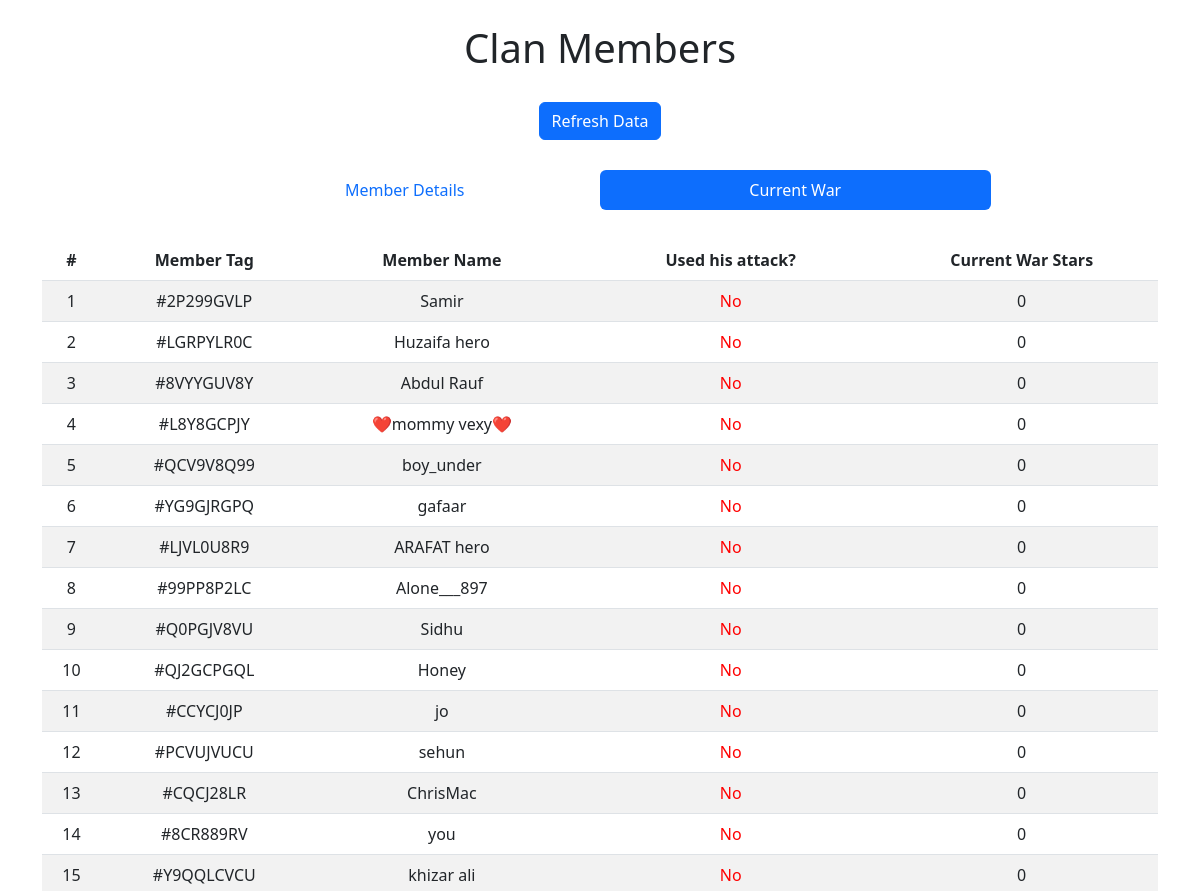
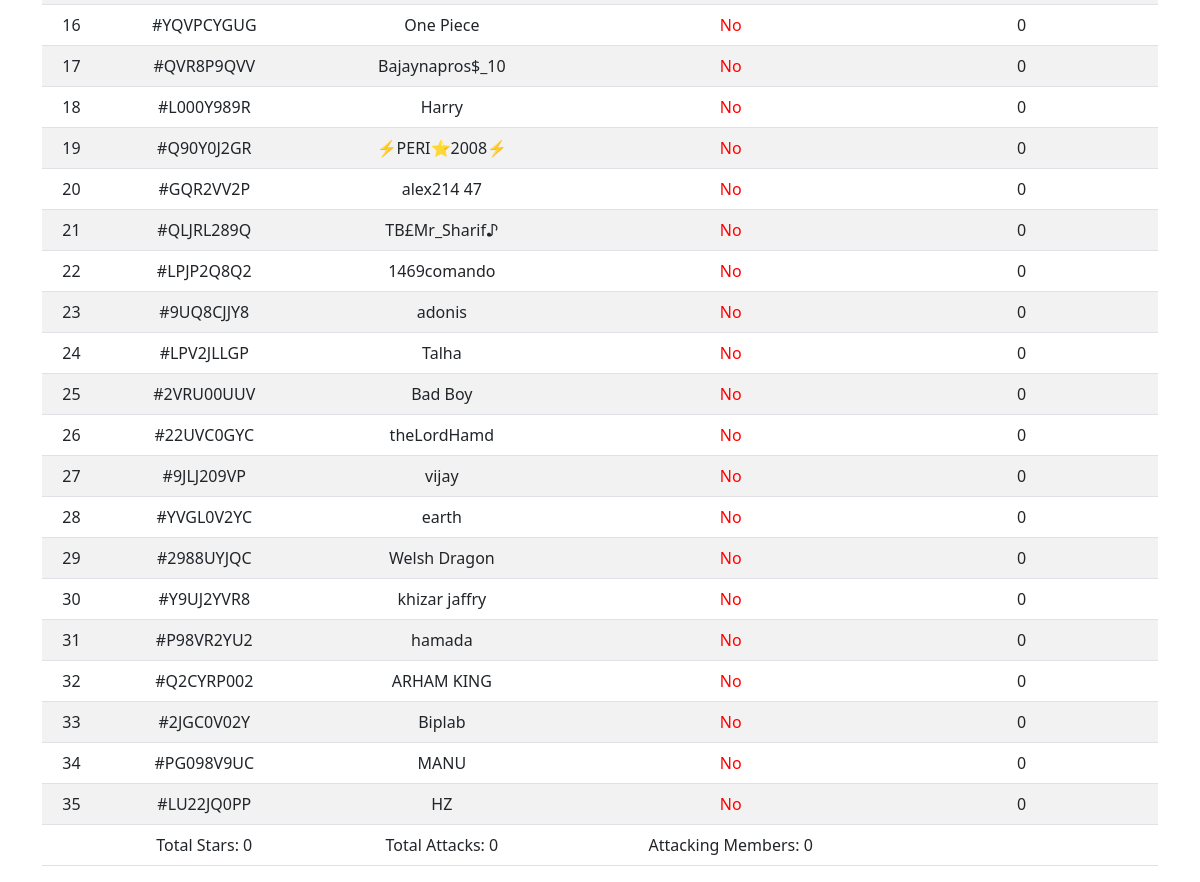
/clan/current_war_details/, run on the app's committed database (2 pictures, top to bottom).
### clan/models.py (models this page shows)
class ClanMembers(models.Model):
    member_tag = models.CharField(max_length=50)
    member_name = models.CharField(max_length=50)
    trophies = models.IntegerField()
    tracked_stars = models.IntegerField(default=0)
    attacked_in_current_war = models.BooleanField(default=False)
    stars_in_current_war = models.IntegerField(default=0)
    participating_in_current_war = models.BooleanField(default=False)

### clan/views.py (the view)
# urls.py: path('current_war_details/', views.current_war, name='current_war_details'),
def current_war(request):
    members = ClanMembers.objects.filter(participating_in_current_war=True)
    total_attacks = 0
    total_stars = 0
    attacking_members = 0
    for member in members:
        total_attacks += member.stars_in_current_war
        total_stars += member.tracked_stars
        if member.attacked_in_current_war:
            attacking_members += 1
    context = {
        'total_attacks': total_attacks,
        'total_stars': total_stars,
        'attacking_members': attacking_members,
        'members': members
    }
    return render(request, 'clan/current_war_details.html', context)

### clan/templates/clan/current_war_details.html (shortened to what this page needs)
{% load static %}
<!DOCTYPE html>
<html lang="en">
<head>
    <link href="https://cdn.jsdelivr.net/npm/bootstrap@5.2.3/dist/css/bootstrap.min.css" rel="stylesheet">
</head>
<body>
    <div class="container">
        <h1 class="my-4 text-center">Clan Members</h1>
        <div class="button-container">
            <a href="{% url 'refresh_stars' %}" class="btn btn-primary">Refresh Data</a>
        </div>
        <div class="tab-container">
            <ul class="nav nav-pills nav-justified">
                <li class="nav-item">
                    <a class="nav-link" href="{% url 'clan_members_page' %}">Member Details</a>
                  </li>
                  <li class="nav-item">
                    <a class="nav-link active" href="{% url 'current_war_details' %}">Current War</a>
                  </li>
            </ul>
        </div>
        <table class="table table-striped table-hover">
            <thead class="thead-dark">
                <tr>
                    <th>#</th>
                    <th scope="col">Member Tag</th>
                    <th scope="col">Member Name</th>
                    <th scope="col">Used his attack?</th>
                    <th scope="col">Current War Stars</th>
                </tr>
            </thead>
            <tbody>
                {% for member in members %}
                <tr>
                    <td>{{ forloop.counter }}</td>
                    <td>{{ member.member_tag }}</td>
                    <td>{{ member.member_name }}</td>
                    {% if member.attacked_in_current_war %}
                        <td class="attacked">Yes</td>
                    {% else %}
                        <td class="not-attacked">No</td>
                    {% endif %}
                    <td>{{ member.stars_in_current_war }}</td>
                </tr>
                {% endfor %}
            </tbody>
            <tfoot class="tfooter">
                <tr>
                    <td></td>
                   <td>Total Stars: {{ total_stars }}</td>
                   <td>Total Attacks: {{ total_attacks }}</td>
                   <td>Attacking Members: {{ attacking_members }}</td>
                   <td></td>
                </tr>
            </tfoot>
        </table>
    </div>
</body>
</html>

### clan/templates/clan/current_war_details.html (style rules this page uses)
.button-container { display: flex; width: 100%; justify-content: center; margin-top: 30px; margin-bottom: 30px; }
table { text-align: center; }
.tfooter { text-align: center; }
.not-attacked { font-weight: 400; color: #ff0000 !important; }
.tab-container { margin: 30px auto; width: 70%; }

### data on the page
ClanMembers: member_tag "#2P299GVLP", member_name "Samir", attacked_in_current_war "No", stars_in_current_war "0"
ClanMembers: member_tag "#LGRPYLR0C", member_name "Huzaifa hero", attacked_in_current_war "No", stars_in_current_war "0"
ClanMembers: member_tag "#8VYYGUV8Y", member_name "Abdul Rauf", attacked_in_current_war "No", stars_in_current_war "0"
ClanMembers: member_tag "#L8Y8GCPJY", member_name "❤️mommy vexy❤️", attacked_in_current_war "No", stars_in_current_war "0"
ClanMembers: member_tag "#QCV9V8Q99", member_name "boy_under", attacked_in_current_war "No", stars_in_current_war "0"
ClanMembers: member_tag "#YG9GJRGPQ", member_name "gafaar", attacked_in_current_war "No", stars_in_current_war "0"
ClanMembers: member_tag "#LJVL0U8R9", member_name "ARAFAT hero", attacked_in_current_war "No", stars_in_current_war "0"
ClanMembers: member_tag "#99PP8P2LC", member_name "Alone___897", attacked_in_current_war "No", stars_in_current_war "0"
ClanMembers: member_tag "#Q0PGJV8VU", member_name "Sidhu", attacked_in_current_war "No", stars_in_current_war "0"
ClanMembers: member_tag "#QJ2GCPGQL", member_name "Honey", attacked_in_current_war "No", stars_in_current_war "0"
ClanMembers: member_tag "#CCYCJ0JP", member_name "jo", attacked_in_current_war "No", stars_in_current_war "0"
ClanMembers: member_tag "#PCVUJVUCU", member_name "sehun", attacked_in_current_war "No", stars_in_current_war "0"
ClanMembers: member_tag "#CQCJ28LR", member_name "ChrisMac", attacked_in_current_war "No", stars_in_current_war "0"
ClanMembers: member_tag "#8CR889RV", member_name "you", attacked_in_current_war "No", stars_in_current_war "0"
ClanMembers: member_tag "#Y9QQLCVCU", member_name "khizar ali", attacked_in_current_war "No", stars_in_current_war "0"
ClanMembers: member_tag "#YQVPCYGUG", member_name "One Piece", attacked_in_current_war "No", stars_in_current_war "0"
ClanMembers: member_tag "#QVR8P9QVV", member_name "Bajaynapros$_10", attacked_in_current_war "No", stars_in_current_war "0"
ClanMembers: member_tag "#L000Y989R", member_name "Harry", attacked_in_current_war "No", stars_in_current_war "0"
ClanMembers: member_tag "#Q90Y0J2GR", member_name "⚡PERI⭐2008⚡", attacked_in_current_war "No", stars_in_current_war "0"
ClanMembers: member_tag "#GQR2VV2P", member_name "alex214 47", attacked_in_current_war "No", stars_in_current_war "0"
ClanMembers: member_tag "#QLJRL289Q", member_name "TB£Mr_Sharif♪", attacked_in_current_war "No", stars_in_current_war "0"
ClanMembers: member_tag "#LPJP2Q8Q2", member_name "1469comando", attacked_in_current_war "No", stars_in_current_war "0"
ClanMembers: member_tag "#9UQ8CJJY8", member_name "adonis", attacked_in_current_war "No", stars_in_current_war "0"
ClanMembers: member_tag "#LPV2JLLGP", member_name "Talha", attacked_in_current_war "No", stars_in_current_war "0"
ClanMembers: member_tag "#2VRU00UUV", member_name "Bad Boy", attacked_in_current_war "No", stars_in_current_war "0"
ClanMembers: member_tag "#22UVC0GYC", member_name "theLordHamd", attacked_in_current_war "No", stars_in_current_war "0"
ClanMembers: member_tag "#9JLJ209VP", member_name "vijay", attacked_in_current_war "No", stars_in_current_war "0"
ClanMembers: member_tag "#YVGL0V2YC", member_name "earth", attacked_in_current_war "No", stars_in_current_war "0"
ClanMembers: member_tag "#2988UYJQC", member_name "Welsh Dragon", attacked_in_current_war "No", stars_in_current_war "0"
ClanMembers: member_tag "#Y9UJ2YVR8", member_name "khizar jaffry", attacked_in_current_war "No", stars_in_current_war "0"
ClanMembers: member_tag "#P98VR2YU2", member_name "hamada", attacked_in_current_war "No", stars_in_current_war "0"
ClanMembers: member_tag "#Q2CYRP002", member_name "ARHAM KING", attacked_in_current_war "No", stars_in_current_war "0"
ClanMembers: member_tag "#2JGC0V02Y", member_name "Biplab", attacked_in_current_war "No", stars_in_current_war "0"
ClanMembers: member_tag "#PG098V9UC", member_name "MANU", attacked_in_current_war "No", stars_in_current_war "0"
ClanMembers: member_tag "#LU22JQ0PP", member_name "HZ", attacked_in_current_war "No", stars_in_current_war "0"

### other printed values
{{ total_stars }} "0"
{{ total_attacks }} "0"
{{ attacking_members }} "0"
